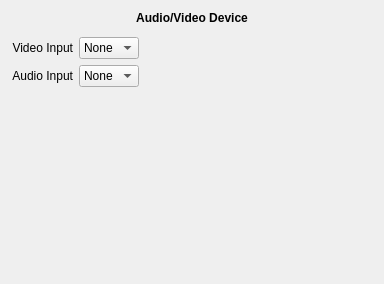
<?xml version="1.0" encoding="UTF-8"?>
<ui version="4.0">
 <class>DirectShowVideoWidget</class>
 <widget class="QWidget" name="DirectShowVideoWidget">
  <property name="geometry">
   <rect>
    <x>0</x>
    <y>0</y>
    <width>384</width>
    <height>284</height>
   </rect>
  </property>
  <property name="windowTitle">
   <string>Form</string>
  </property>
  <property name="whatsThis">
   <string notr="true">https://forum.bossa.org/t/open-other-audio-video-device/12935/1</string>
  </property>
  <layout class="QVBoxLayout" name="verticalLayout">
   <item>
    <widget class="QLabel" name="label">
     <property name="font">
      <font>
       <bold>true</bold>
      </font>
     </property>
     <property name="text">
      <string>Audio/Video Device</string>
     </property>
     <property name="alignment">
      <set>Qt::AlignmentFlag::AlignCenter</set>
     </property>
    </widget>
   </item>
   <item>
    <layout class="QGridLayout" name="gridLayout">
     <item row="0" column="3" rowspan="3">
      <spacer name="horizontalSpacer">
       <property name="orientation">
        <enum>Qt::Orientation::Horizontal</enum>
       </property>
       <property name="sizeHint" stdset="0">
        <size>
         <width>40</width>
         <height>20</height>
        </size>
       </property>
      </spacer>
     </item>
     <item row="1" column="2">
      <widget class="QComboBox" name="videoCombo">
       <item>
        <property name="text">
         <string>None</string>
        </property>
       </item>
      </widget>
     </item>
     <item row="1" column="0">
      <widget class="QLabel" name="label_3">
       <property name="text">
        <string>Video Input</string>
       </property>
       <property name="alignment">
        <set>Qt::AlignmentFlag::AlignRight|Qt::AlignmentFlag::AlignTrailing|Qt::AlignmentFlag::AlignVCenter</set>
       </property>
      </widget>
     </item>
     <item row="2" column="0">
      <widget class="QLabel" name="label_2">
       <property name="text">
        <string>Audio Input</string>
       </property>
       <property name="alignment">
        <set>Qt::AlignmentFlag::AlignRight|Qt::AlignmentFlag::AlignTrailing|Qt::AlignmentFlag::AlignVCenter</set>
       </property>
      </widget>
     </item>
     <item row="2" column="2">
      <widget class="QComboBox" name="audioCombo">
       <item>
        <property name="text">
         <string>None</string>
        </property>
       </item>
      </widget>
     </item>
    </layout>
   </item>
   <item>
    <spacer name="verticalSpacer">
     <property name="orientation">
      <enum>Qt::Orientation::Vertical</enum>
     </property>
     <property name="sizeHint" stdset="0">
      <size>
       <width>20</width>
       <height>260</height>
      </size>
     </property>
    </spacer>
   </item>
  </layout>
 </widget>
 <resources/>
 <connections/>
</ui>
